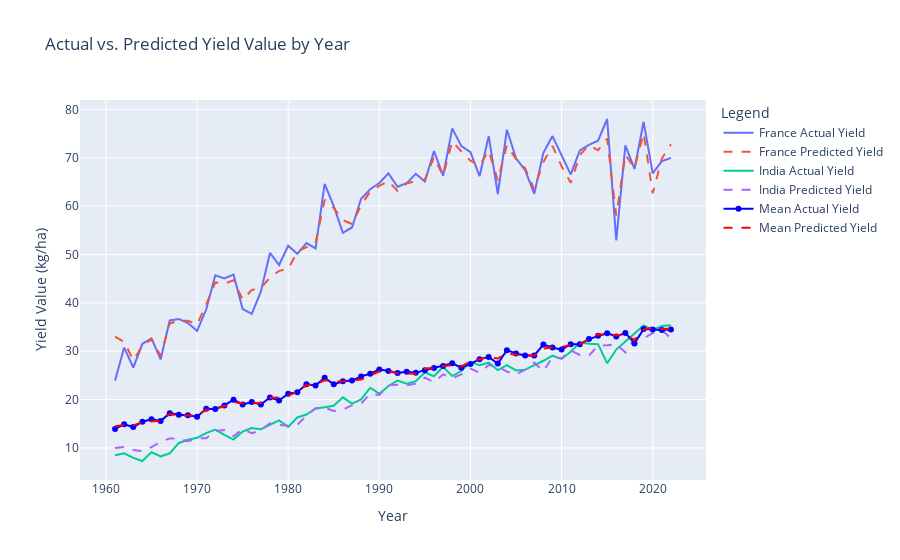

Notebook code cell kept with this figure:
### Code cell
target_countries = ['France', 'India']
df_filtered_countries = df[df['Country'].isin(target_countries)]


X_filtered = df_filtered_countries[['avg_temp', 'HWN', 'HWM', 'CWN', 'CWM', 'Country', 'year']]
y_pred_filtered = pipeline.predict(X_filtered)
df_filtered_countries['Predicted_Yield'] = y_pred_filtered


fig = go.Figure()


for country in target_countries:
    country_data = df_filtered_countries[df_filtered_countries['Country'] == country]
    fig.add_trace(go.Scatter(x=country_data['year'], y=country_data['Yield_Value']/1000,
                             mode='lines', name=f'{country} Actual Yield'))
    fig.add_trace(go.Scatter(x=country_data['year'], y=country_data['Predicted_Yield']/1000,
                             mode='lines', name=f'{country} Predicted Yield', line=dict(dash='dash')))


fig.add_trace(go.Scatter(x=df_grouped_predictions['year'], y=df_grouped_predictions['Actual_Yield']/1000,
                         mode='lines+markers', name='Mean Actual Yield', line=dict(color='blue')))
fig.add_trace(go.Scatter(x=df_grouped_predictions['year'], y=df_grouped_predictions['Predicted_Yield']/1000,
                         mode='lines', name='Mean Predicted Yield', line=dict(color='red', dash='dash')))


fig.update_layout(title='Actual vs. Predicted Yield Value by Year',
                  xaxis_title='Year',
                  yaxis_title='Yield Value (kg/ha)',
                  legend_title='Legend',
                  template='plotly')



fig.show()
#fig.write_image("images/grouped_yield_plot.png")
